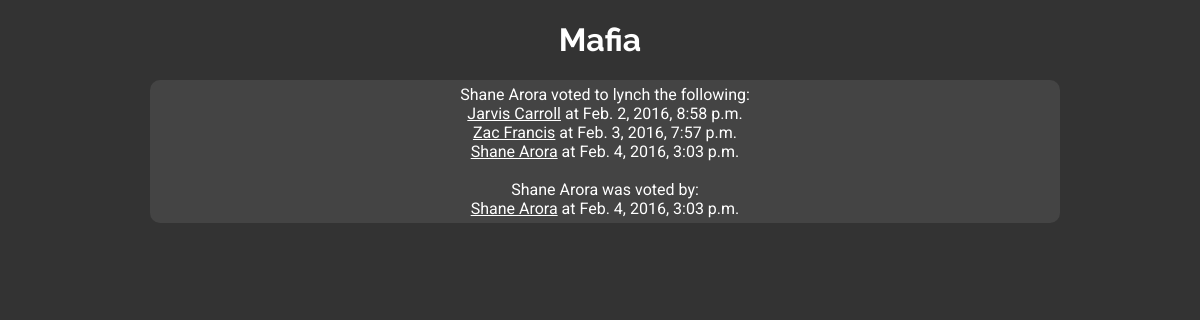
The app's page /users/155, older data.
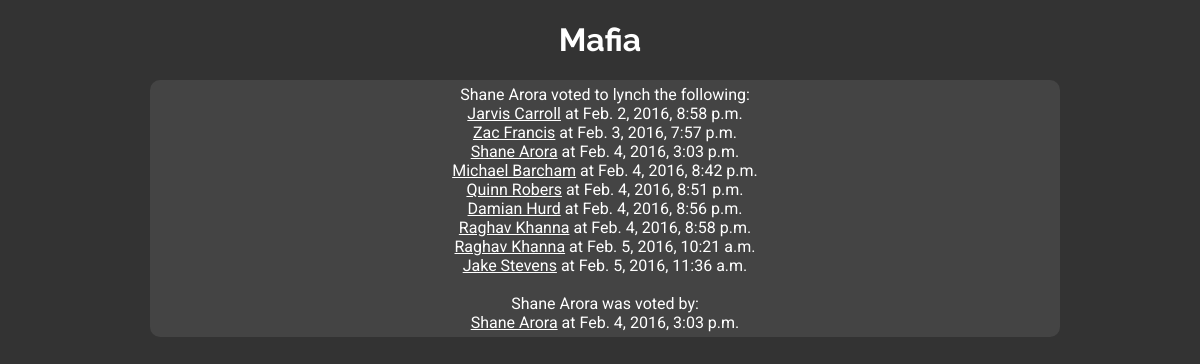
The same page, newer data.
### voting/models.py (models this page shows, shortened)
class Vote(models.Model):
    voter = models.ForeignKey(User, related_name='voter')
    votee = models.ForeignKey(User, related_name='votee')
    time = models.DateTimeField(auto_now_add=True)
    active = models.BooleanField(default=True)
    is_cancel = models.BooleanField(default=False)

### voting/views.py (the view)
# urls.py: url(r'^users/(?P<user_id>[0-9]+)', views.user_profile, name='user_profile'),
def user_profile(request, user_id):
    user = User.objects.get(pk=user_id)
    context = {
        'user': user,
        'votes': Vote.objects.filter(voter=user),
        'voted': Vote.objects.filter(votee=user),
    }
    return render(request, 'user_profile.html', context=context)

### voting/templates/user_profile.html (shortened to what this page needs)
<!DOCTYPE html>
<html lang="en">
<head>
    <link rel="stylesheet" type="text/css" href="/static/mafia.css">
</head>
<body>
<h1>Mafia</h1>
<div class="content" style="padding: 5px;">
{{ user.get_full_name }} voted to lynch the following: <br>
{% for vote in votes %}
    <a href="/users/{{ vote.votee.pk }}">{{ vote.votee.get_full_name }}</a> at {{ vote.time }}<br>
{% endfor %}
<br>
{{ user.get_full_name }} was voted by: <br>
{% for vote in voted %}
    <a href="/users/{{ vote.voter.pk }}">{{ vote.voter.get_full_name }}</a> at {{ vote.time }}<br>
{% endfor %}
</div>
</body>
</html>

### voting/static/mafia.css (style rules this page uses)
h1 { font-family: 'Raleway', sans-serif; }
body { background-color: #333333; color: #ffffff; font-family: 'Roboto', sans-serif; margin: 0 auto; width: 900px; text-align: center; }
a:visited, a:link { color: white; }
.content { background-color: #444444; width: 100%; height: 100%; border-radius: 10px; }

Row changes from the older to the newer data that the page shows:
added Vote: votee.get_full_name "Michael Barcham", time "Feb. 4, 2016, 8:42 p.m.", shown under "Mafia"
added Vote: votee.get_full_name "Quinn Robers", time "Feb. 4, 2016, 8:51 p.m.", shown under "Mafia"
added Vote: votee.get_full_name "Damian Hurd", time "Feb. 4, 2016, 8:56 p.m.", shown under "Mafia"
added Vote: votee.get_full_name "Raghav Khanna", time "Feb. 4, 2016, 8:58 p.m.", shown under "Mafia"
added Vote: votee.get_full_name "Raghav Khanna", time "Feb. 5, 2016, 10:21 a.m.", shown under "Mafia"
added Vote: votee.get_full_name "Jake Stevens", time "Feb. 5, 2016, 11:36 a.m.", shown under "Mafia"
